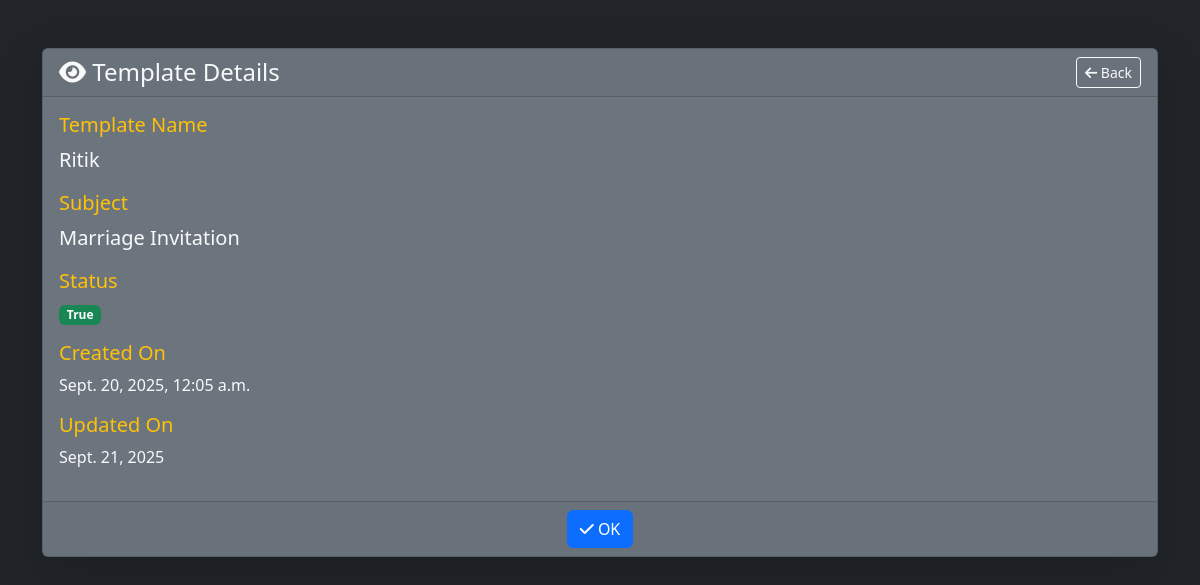
Page /templates/viewstatus/7/ (signed in) on the earlier database version.
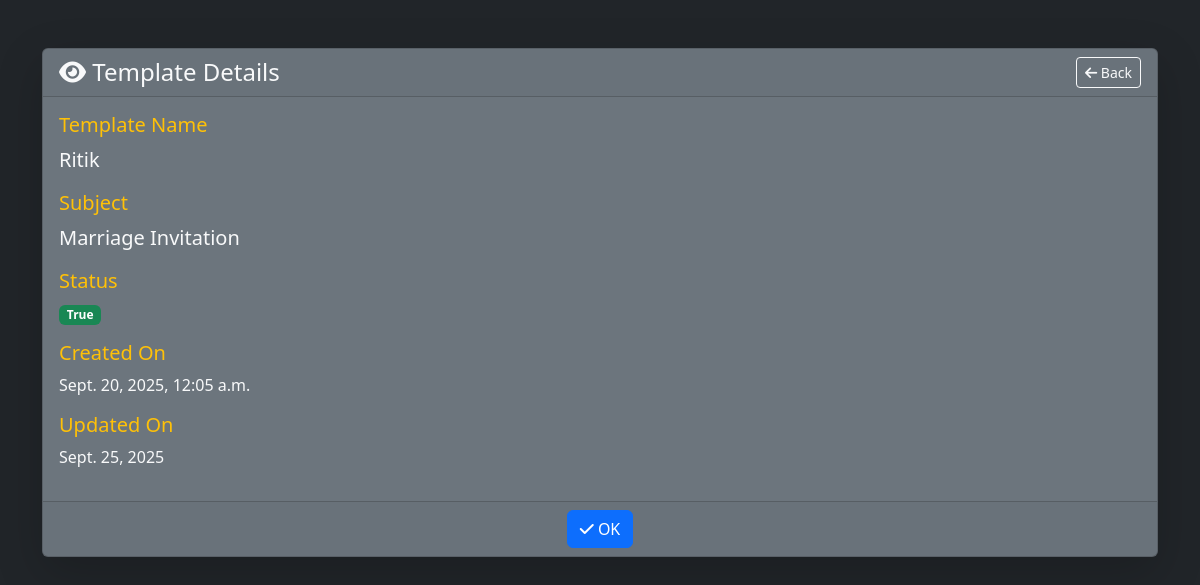
Same page on the later database version.
### template/models.py (models this page shows, shortened)
class emailtemplates(models.Model):
    user = models.ForeignKey(User,on_delete=models.CASCADE,null=True)
    template_name=models.CharField(max_length=50)
    subject=models.CharField(max_length=100)
    email_body=models.TextField()
    is_primary=models.BooleanField(default=False)
    created_at=models.DateTimeField(auto_now_add=True)
    updated_at=models.DateField(auto_now=True)

### template/views.py (the view)
# urls.py: path('viewstatus/<int:id>/', views.viewstatus , name='viewstatus'),
def viewstatus(request,id):
    user_id=request.session.get('user_id')
    if not user_id:
        messages.warning(request,'Login first')
        return redirect('login')
    user=User.objects.get(id=user_id)
    emailtemp=emailtemplates.objects.get(id=id)
    return render(request,'t/viewtemp.html',{'emailtemp':emailtemp})

### template/templates/t/viewtemp.html (shortened to what this page needs)
{% extends "t/base.html" %}
{% load static %}
{% block content %}
<!DOCTYPE html>
<html lang="en">
<head>
  <link href="https://cdn.jsdelivr.net/npm/bootstrap@5.3.2/dist/css/bootstrap.min.css" rel="stylesheet">
  <link href="https://cdnjs.cloudflare.com/ajax/libs/font-awesome/6.6.0/css/all.min.css" rel="stylesheet">
</head>
<body class="bg-dark text-light">
<div class="container py-5">
  <div class="card shadow-lg bg-secondary text-light">
    <div class="card-header d-flex justify-content-between align-items-center">
      <h4 class="mb-0"><i class="fa-solid fa-eye"></i> Template Details</h4>
      <a href=" {% url 'configure' %} "  class="btn btn-outline-light btn-sm">
        <i class="fa-solid fa-arrow-left"></i> Back
      </a>
    </div>
    <div class="card-body">
      <div class="mb-3">
        <h5 class="text-warning">Template Name</h5>
        <p class="fs-5">{{ emailtemp.template_name }}</p>
      </div>
      <div class="mb-3">
        <h5 class="text-warning">Subject</h5>
        <p class="fs-5">{{ emailtemp.subject }}</p>
      </div>
      <div class="mb-3">
        <h5 class="text-warning">Status</h5>
        <span class="badge bg-success">{{ emailtemp.is_primary }}</span>
      </div>
      <div class="mb-3">
        <h5 class="text-warning">Created On</h5>
        <p>{{ emailtemp.created_at }}</p>
      </div>
      <div class="mb-3">
        <h5 class="text-warning">Updated On</h5>
        <p>{{ emailtemp.updated_at }}</p>
      </div>
    </div>
    <div class="card-footer text-center">
      <a href=" {% url 'configure' %} " class="btn btn-primary">
        <i class="fa-solid fa-check"></i> OK
      </a>
    </div>
  </div>
</div>
</body>
</html>
{% endblock %}

Differences in the rows shown:
changed emailtemplates "Ritik": updated_at "Sept. 21, 2025" → "Sept. 25, 2025"
